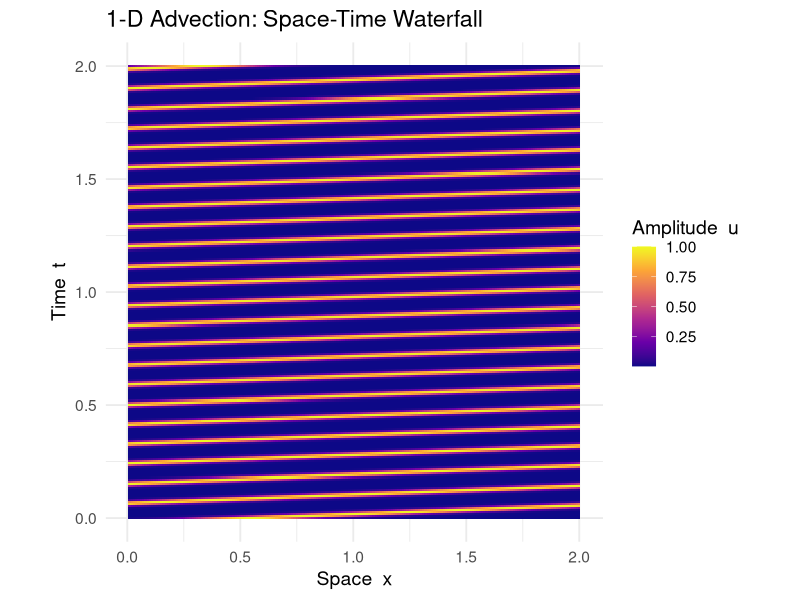

This chart was generated by the following R code:
# 1-D Linear Advection – “Space-Time Waterfall”
# ---------------------------------------------
# PDE:  ∂u/∂t + c ∂u/∂x = 0   with periodic BC
# Domain: x ∈ [0,2]   c = 1
# Output: ggplot2 heat-map (x-axis = space, y-axis = time, colour = u)

library(tidyverse)

# ----------------- user controls -----------------
Nx <- 200 # grid points
x_max <- 2 # domain length
c <- 1 # advection speed
CFL <- 0.9 # Courant number
t_max <- 2 # final physical time
# -------------------------------------------------

dx <- x_max / Nx
dt <- CFL * dx / c
Nt <- ceiling(t_max / dt) # number of time steps
dt <- t_max / Nt # exact dt that divides t_max

x <- seq(0, x_max, length.out = Nx + 1)[-1] # drop 0 to have periodic x_max

# initial condition: Gaussian pulse
u0 <- exp(-(x - 0.5)^2 / 0.05)

# storage matrix: each row = one time level
U <- matrix(0, nrow = Nt + 1, ncol = Nx)
U[1, ] <- u0

# ----------------- solver (1st-order upwind) -----------------
u <- u0
for (n in 1:Nt) {
  u <- u - c * dt / dx * (u - c(c(u[-1], u[1]))) # periodic wrap-around
  U[n + 1, ] <- u
}

# ----------------- reshape for ggplot -----------------
space_time <- expand.grid(x = x, t = seq(0, t_max, length.out = Nt + 1)) %>%
  mutate(u = c(U))

# ----------------- plot -----------------
ggplot(space_time, aes(x, t, fill = u)) +
  geom_tile() +
  scale_fill_viridis_c(option = "C") +
  labs(
    x = "Space  x",
    y = "Time  t",
    fill = "Amplitude  u",
    title = "1-D Advection: Space-Time Waterfall"
  ) +
  theme_minimal(base_size = 14) +
  coord_fixed(ratio = 1) # keeps the 45° diagonal stripes
